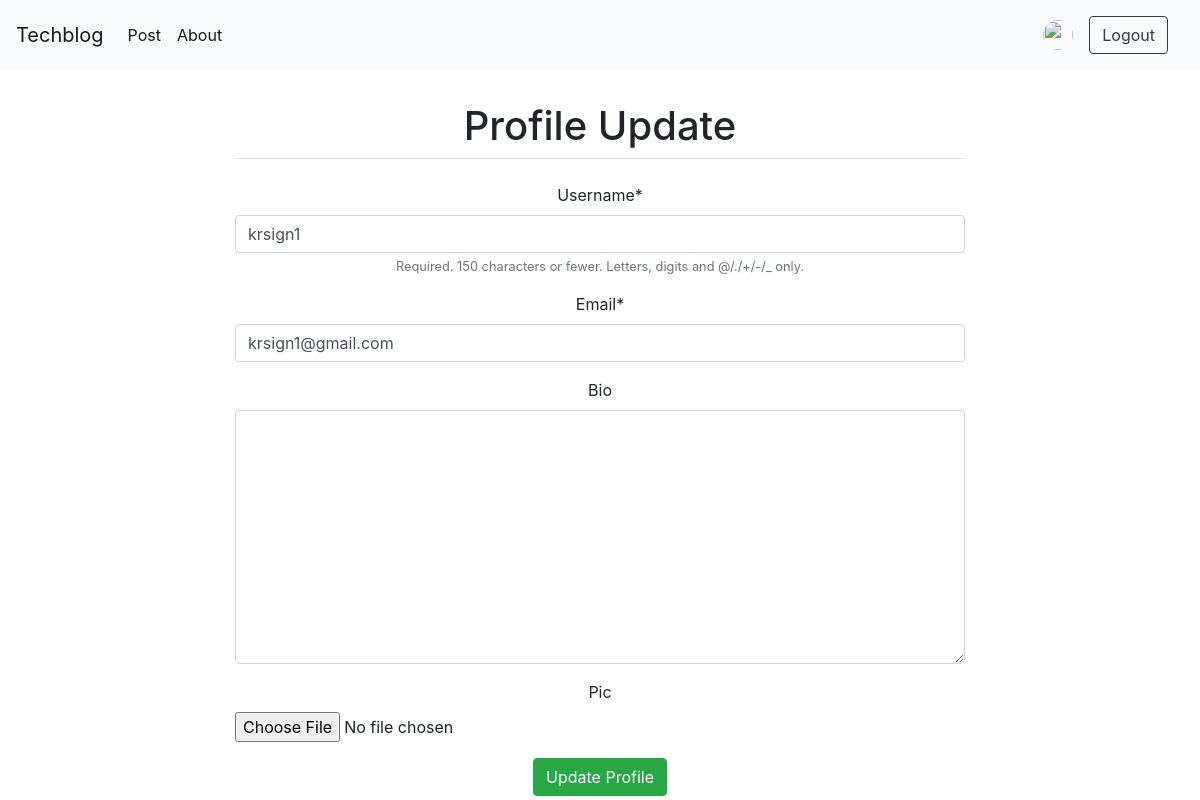
Before: /account/7 with the older database file.
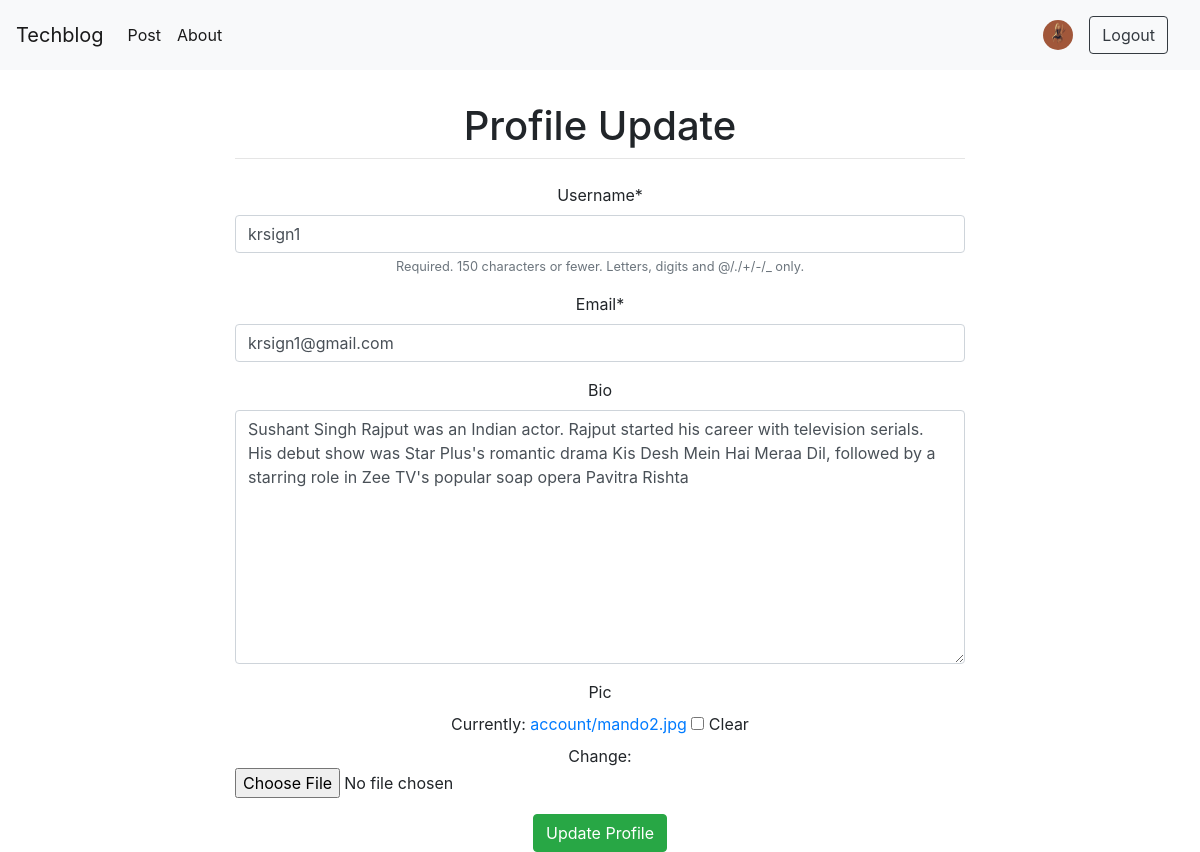
After: the same page with the newer database file.
### account/models.py (models this page shows, shortened)
class User(AbstractUser):
    email = models.EmailField(unique=True)
    pic = models.ImageField(upload_to='account/', blank=True)
    bio = models.TextField(blank=True)
    REQUIRED_FIELDS = ('email',)

### account/views.py (the view)
# urls.py: path('<int:id>', UserUpdate.as_view(), name='userupdate'),
class UserUpdate(UpdateView):
    model = get_user_model()
    form_class = UpdateForm
    pk_url_kwarg = 'id'
    template_name = 'registration/update.html'
    success_url = reverse_lazy('profile')

### account/forms.py
class UpdateForm(forms.ModelForm):
    class Meta:
        model = get_user_model()
        fields = ('username', 'email', 'bio', 'pic')

### account/templates/registration/update.html (shortened to what this page needs)
{% extends 'blog/base.html' %}
{% load crispy_forms_tags %}
{% block extra_head %}
    <link rel="stylesheet" href="https://stackpath.bootstrapcdn.com/bootstrap/4.1.3/css/bootstrap.min.css">
{% endblock extra_head %}
{% block content %}
<div class="container">
    <div class="row justify-content-center">
        <div class="col-8">
            <h1 class="mt-2">Profile Update</h1>
            <hr class="mt-0 mb-4">
             <form method="POST" enctype="multipart/form-data">
                {{ form|crispy }}
                <input type="submit" class='btn btn-success' value="Update Profile">
            </form>
        </div>
    </div>
</div>
{% endblock %}

### blog/templates/blog/base.html (shortened to what this page needs)
{% load static %}
<!DOCTYPE html>
<html lang="en">
<head>
    <link rel="stylesheet" href="https://maxcdn.bootstrapcdn.com/bootstrap/4.0.0/css/bootstrap.min.css">
    <link rel="stylesheet" href="{% static 'blog/css/base.css' %}">
    {% block extra_head %}
    {% endblock %}
</head>
<body class="d-flex flex-column">
    <nav class="navbar navbar-expand-lg navbar-light bg-light fixed-top">
        <a class="navbar-brand" href="{% url 'home' %}">Techblog</a>
        <div class="collapse navbar-collapse" id="navbarSupportedContent">
            {% if user.is_authenticated %}
                <ul class="navbar-nav mr-auto">
                    <li class="nav-item active">
                        <a class="nav-link" href="{% url 'new-post' %}">Post<span class="sr-only">(current)</span></a>
                    </li>
                    <li class="nav-item active">
                        <a class="nav-link" href="{% url 'contact-us' %}">About <span class="sr-only">(current)</span></a>
                    </li>
                </ul>
                <a class="navbar-brand" href="#">
                    <a href="{% url 'profile' %}">
                        {% if user.pic %}
                        <img src="{{user.pic.url}}" width="30" height="30" class="rounded-circle" alt="">
                        {% else %}
                        <img src="https://cdn.mos.cms.futurecdn.net/LGoEDSKPxnLjMpJv4VaEK5.jpg" width="30" height="30"
                            class="rounded-circle" alt="">
                        {% endif %}
                    </a>
                </a>
                <a class="nav-link disabled" href="{% url 'logout' %}"><button type="button" class="btn btn-outline-dark">Logout</button></a>
            {% endif %}
        </div>
    </nav>
    {% block content %}
    {% endblock %}
</body>
</html>

Changed rows visible on the page:
changed User "krsign1": pic: picture added; bio (not shown) → "Sushant Singh Rajput was an Indian actor. Rajput started his career with television serials. His debut show was Star Plus's romantic drama Kis Desh Mein Hai Meraa Dil, followed by a starring role in Zee TV's popular soap opera Pavitra Rishta"
Other visible differences:
form field form: (not shown) → "☐"
text no longer shown: "Username * Required. 150 characters or fewer. Letters, digits and @/./+/-/_ only. Email * Bio Pic"
text now shown: "Username * Required. 150 characters or fewer. Letters, digits and @/./+/-/_ only. Email * Bio Pic Currently: account/mando2.jpg Clear Change:"
